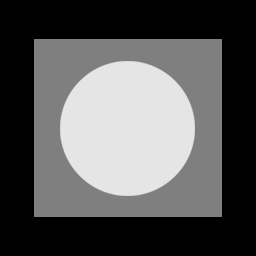
%> input picture HWs/HW6/Q3/image.tif, 256 x 256 px
$ octave --eval "a(imread('image.tif'));"   (GNU Octave 9; MATLAB toolbox functions it lacks are replaced by stand-ins)
%> lines starting %> are read from the running program, lines starting %| are printed output that depends on the picture
### HWs/HW6/Q3/addNoise.m
%**************************************************************************
% This is addNoise function for part a of question 3                      *
% In this function first we process inputs with nargin value              *
% then we produce 6 types of noises random numbers with PDF formulas      *
%                                                                         *
% Inputs:  type: noise type                                               *
%          M and N: size of distribution random numbers                   *
%          a and b: distribution's PDFs parameters                        *
%                                                                         *
% Outputs: R: random numbers suitable for that noise type                 *
%**************************************************************************
function R = addNoise(type,M,N,a,b)
    if nargin == 1
        a = 0; b=1;
        M=1;N=1;
    elseif nargin == 3
        a=0;b=1;
    end

    switch type
        case 'uniform'
            R = a + (b-a)*rand(M,N);
        case 'gaussian'
            R = a + b*randn(M,N);
        case 'salt & pepper'
            if nargin <= 3
                a = 0.05; b=0.05;
            end
            if (a+b) > 1
                error('The sum Pa+Pb must not exeed 1.');
            end
            R(1:M,1:N) = 0.5;
            X = rand(M,N);
            c = find(X <= a);
            R(c) = 0;
            u = a+b;
            c = find(X > a & X<=u);
            R(c) = 1;

        case 'rayleigh'
            R = a + (-b*log(1- rand(M,N))).^ 0.5;
        case 'exponential'
            if nargin <= 3
                a = 1;
            end
            if a<=0
                error('Parameter a must be positive for exponential type.');
            end
            k = -1/a;
            R = k*log(1 - rand(M,N));

        case 'gamma'
            if nargin <= 3
                a = 2; b=5;
            end
            if b ~= round(b) || b <= 0
                error('Param b must be a positive integer for gamma');
            end
            k = -1/a;
            R = zeros(M,N);
            for j=1:b
                R = R + k*log(1 - rand(M,N));
            end
        otherwise
            error('Unknown distribution type');
    end

end

### HWs/HW6/Q3/removeNoise.m
%**************************************************************************
% this function is removeNoise function for part a of question 3          *
% this function produce all type of filters for noise removal methods     *                                 *
%                                                                         *
% Inputs: g: noisy image                                                  *
%         type: noise removal method type                                 *
%         m and n: size of appropriate filter for noise remove            *
%                                                                         *
% output: f: noise removed image                                          *
%**************************************************************************
function f = removeNoise(g,type,m,n)
    switch type
        case 'amean'
            w = fspecial('average',[m n]);
            f = imfilter(g,w,'replicate');
        case 'gmean'
            inclass = class(g);
            g = im2double(g);
            warning off;
            f = exp(imfilter(log(g), ones(m,n) , 'replicate')).^(1/m/n);
            warning on;
            f = changeclass(inclass,f);
        case 'median'
            f = medfilt2(g , [m n],'symmetric');
        case 'min'
            f = ordfilt2(g, 1, ones(m,n), 'symmetric');
        case 'midpoint'
            f1 = ordfilt2(g, 1, ones(m,n), 'symmetric');
            f2 = ordfilt2(g,m*n,ones(m,n),'symmetric');
            f = imlincomb(0.5,f1,0.5,f2);
        otherwise
            error('Unknown filter type');
    end

end

### HWs/HW6/Q3/a.m
%**************************************************************************
% This is 'a' function for part a of question 3                           *
% In this function first we scale image to [0,1]                          *
% then we produce 6 types of noises random numbers with addNoise funcion  *
% then we add this random numbers with appropriate PDFs to image          *
% then we remove this noises with suitable methods by removeNoise funcion *
% and finally we show all results                                         *
%                                                                         *
% Inputs:  img: original image                                            *
%                                                                         *
% Outputs: there is no outputs                                            *
%**************************************************************************
function a(img)
    height = size(img,1);
%> height = 256
    width = size(img,2);
%> width = 256

    img = double(img);
    imgTemp = img;
    for i=1:height
        for j=1:width
            if img(i,j) == min(min(imgTemp))
                img(i,j) = 0;
            elseif img(i,j) == max(max(imgTemp))
                img(i,j) = 0.7;
            else
                img(i,j) = 0.4;
            end
        end
    end

    gaussianNum = addNoise('gaussian',height,width,0.2,0.06);

    rayleighNum = addNoise('rayleigh',height,width,0.02,0.02);

    gammaNum = addNoise('gamma',height,width,20,2);
%> call 3 of addNoise, with type = 'gamma', M = 256, N = 256, a = 20, b = 2
%> after the loop in addNoise (call 3), `for j=1:b`:
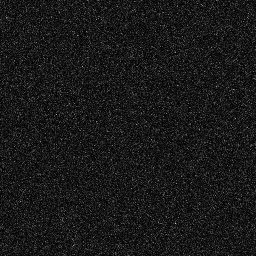
%> R: size 256x256 double; min 0.000249, max 0.78, mean 0.1

    exponentialNum = addNoise('exponential',height,width,15,2);

    uniformNum = addNoise('uniform',height,width,0,0.25);

    saltpepperNum = addNoise('salt & pepper',height,width,0.08,0.05);
%> call 6 of addNoise, with type = 'salt & pepper', M = 256, N = 256, a = 0.08, b = 0.05
%> in addNoise (call 6), `R(1:M,1:N) = 0.5;`: R: size 256x256 double; every value is 0.5
%> in addNoise (call 6), `R(c) = 1;`:
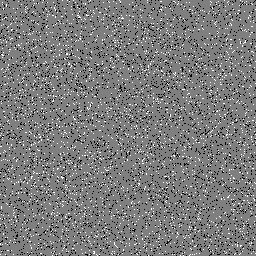
%> R: size 256x256 double; min 0, max 1, mean 0.484

    %//////////////////////////////////////////////////////////////////////

    imgGaussian = img + gaussianNum;
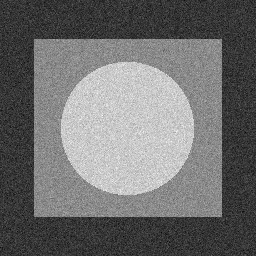
%> imgGaussian: size 256x256 double; min -0.0551, max 1.15, mean 0.468; drawn with min black and max white

    imgRayleigh = img + rayleighNum;
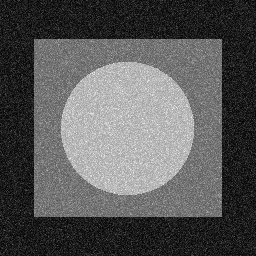
%> imgRayleigh: size 256x256 double; min 0.0207, max 1.15, mean 0.413; drawn with min black and max white

    imgGamma = img + gammaNum;

    imgExponential = img + exponentialNum;
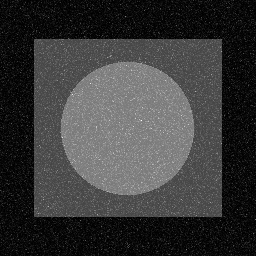
%> imgExponential: size 256x256 double; min 8.71e-07, max 1.48, mean 0.335; drawn with min black and max white

    imgUniform = img + uniformNum;
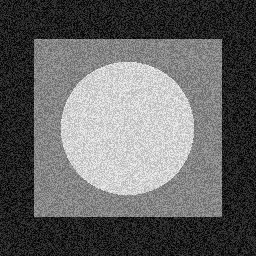
%> imgUniform: size 256x256 double; min 1.47e-05, max 0.95, mean 0.393

    imgSaltPepper = img;
    for i=1:height
        for j=1:width
            if saltpepperNum(i,j) == 0
                imgSaltPepper(i,j) = 0;
            elseif saltpepperNum(i,j) == 1
                imgSaltPepper(i,j) = 1;
            else
                continue;
            end
        end
    end
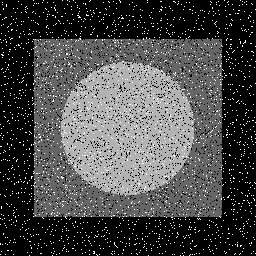
%> imgSaltPepper: size 256x256 double; min 0, max 1, mean 0.283

%//////////////////////////////////////////////////////////////////////////

imgGaussianRestore = removeNoise(imgGaussian,'gmean',9,9);
%> the run ends on the next line

imgRayleighRestore = removeNoise(imgRayleigh,'gmean',11,11);

imgGammaRestore = removeNoise(imgGamma,'gmean',11,11);

imgExponentialRestore = removeNoise(imgExponential,'min',5,5);

imgUniformRestore = removeNoise(imgUniform , 'midpoint',5,5);

imgSaltPepperRestore = removeNoise(imgSaltPepper ,'median' ,3,3);

%///////////////////////////////////////////////////////////////////////////

figure;
subplot(4,2,1);
imshow(imgGaussian,[]);
title('apply gaussian');
subplot(4,2,2);
imshow(imgRayleigh,[]);
title('apply rayleigh');
subplot(4,2,3);
imhist(imgGaussian);
title('apply gaussian hist');
subplot(4,2,4);
imhist(imgRayleigh);
title('apply rayleigh hist');
subplot(4,2,5);
imshow(real(imgGaussianRestore),[]);
title('gaussian restore');
subplot(4,2,6);
imshow(imgRayleighRestore,[]);
title('rayleigh restore');
subplot(4,2,7);
imhist(real(imgGaussianRestore));
title('gaussian restore hist');
axis([0 1 0 5000]);
subplot(4,2,8);
imhist(imgRayleighRestore);
title('rayleigh restore hist');
axis([0 1 0 6500]);

figure;
subplot(4,2,1);
imshow(imgGamma,[]);
title('apply Gamma');
subplot(4,2,2);
imshow(imgExponential,[]);
title('apply Exponential');
subplot(4,2,3);
imhist(imgGamma);
title('apply Gamma hist');
subplot(4,2,4);
imhist(imgExponential);
title('apply Exponential hist');
axis([0 1 0 1600]);
subplot(4,2,5);
imshow(imgGammaRestore,[]);
title('Gamma restore');
subplot(4,2,6);
imshow(imgExponentialRestore,[]);
title('Exponential restore');
subplot(4,2,7);
imhist(imgGammaRestore);
title('Gamma restore hist');
axis([0 1 0 7000]);
subplot(4,2,8);
imhist(imgExponentialRestore);
title('Exponential restore hist');
axis([0 1 0 20000]);

figure;
subplot(4,2,1);
imshow(imgUniform,[]);
title('apply Uniform');
subplot(4,2,2);
imshow(imgSaltPepper,[]);
title('apply SaltPepper');
subplot(4,2,3);
imhist(imgUniform);
title('apply Uniform hist');
subplot(4,2,4);
imhist(imgSaltPepper);
title('apply SaltPepper hist');
axis([-0.1 1.1 0 30000]);
subplot(4,2,5);
imshow(imgUniformRestore,[]);
title('Uniform restore');
subplot(4,2,6);
imshow(imgSaltPepperRestore,[]);
title('SaltPepper restore');
subplot(4,2,7);
imhist(imgUniformRestore);
title('Uniform restore hist');
axis([0 1 0 10000]);
subplot(4,2,8);
imhist(imgSaltPepperRestore);
title('SaltPepper restore hist');
axis([-0.1 1.1 0 40000]);


end
